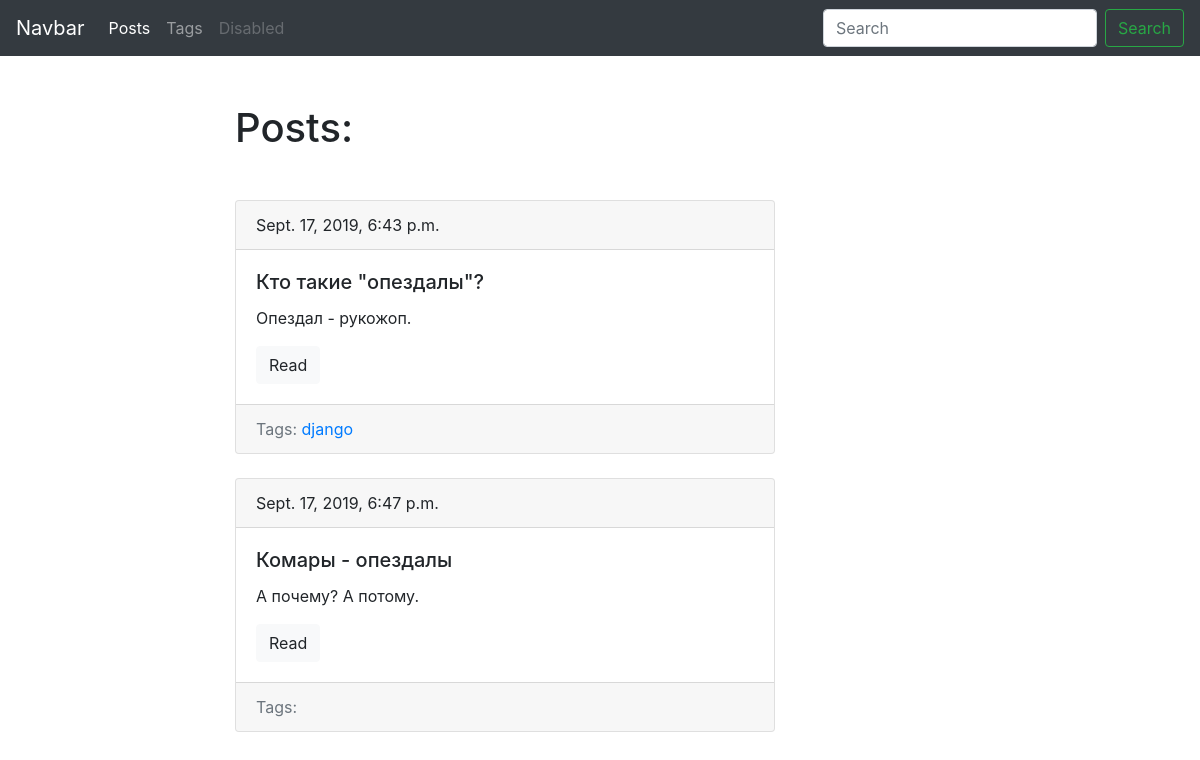
/blog/, run on an earlier commit of the app's database.
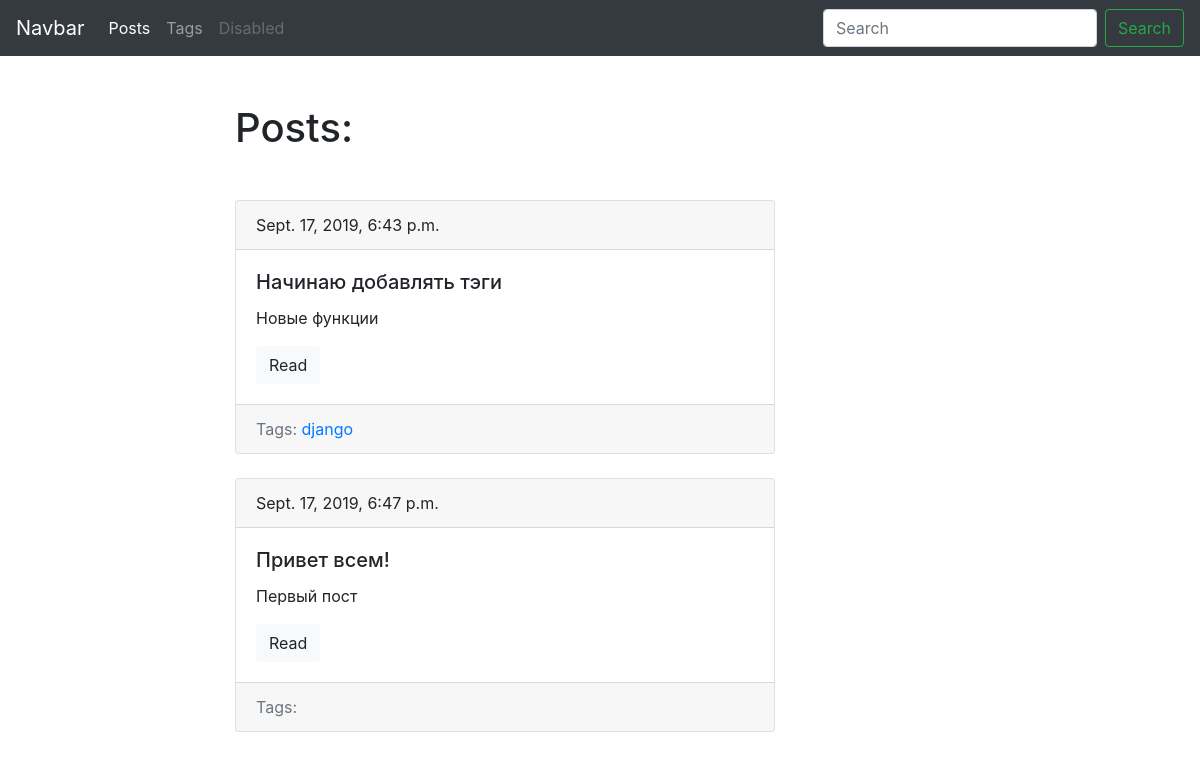
And on a later commit of the database.
### blog/models.py (models this page shows, shortened)
class Post(models.Model):
    title = models.CharField(max_length=150, db_index=True)
    slug = models.SlugField(max_length=150, unique=True)
    tags = models.ManyToManyField('Tag', blank=True, related_name='posts')
    body = models.TextField(blank=True, db_index=True)
    date_pub = models.DateTimeField(auto_now_add=True)
    def get_absolute_url(self):
        return reverse('post_detail_url', kwargs={'slug' : self.slug})

### blog/views.py (the view)
# urls.py: path('', posts_list, name='posts_list_url'),
def posts_list(request):
    posts = Post.objects.all()
    return render(request, 'blog/index.html', context={'posts' : posts})

### blog/models.py (called while the page is built)
    def get_absolute_url(self):
        return reverse('tag_detail_url', kwargs={'slug' : self.slug})

### blog/templates/blog/index.html (shortened to what this page needs)
{% extends 'blog/base_blog.html' %}
    {% block content %}
    <h1 class="mb-5">Posts:</h1>
      {% for post in posts %}
        {% include 'blog/includes/post_card_template.html' %}
      {% endfor %}
    {% endblock %}

### blog/templates/blog/includes/post_card_template.html
<div class="card mb-4">
  <div class="card-header">
    {{ post.date_pub }}
  </div>
  <div class="card-body">
    <h5 class="card-title">{{ post.title }}</h5>
    <p class="card-text">{{ post.body|truncatewords:15 }}</p>
    <a href="{{ post.get_absolute_url }}" class="btn btn-light">Read</a>
  </div>
  <div class="card-footer text-muted">
      Tags:
      {% for tag in post.tags.all %}
        <a href="{{ tag.get_absolute_url }}">{{ tag.title }}</a>
      {% endfor %}
  </div>
</div>

What changed in the data, as far as the page shows it:
changed Post: title "Кто такие \"опездалы\"?" → "Начинаю добавлять тэги"; body "Опездал - рукожоп." → "Новые функции"
changed Post: title "Комары - опездалы" → "Привет всем!"; body "А почему? А потому." → "Первый пост"
